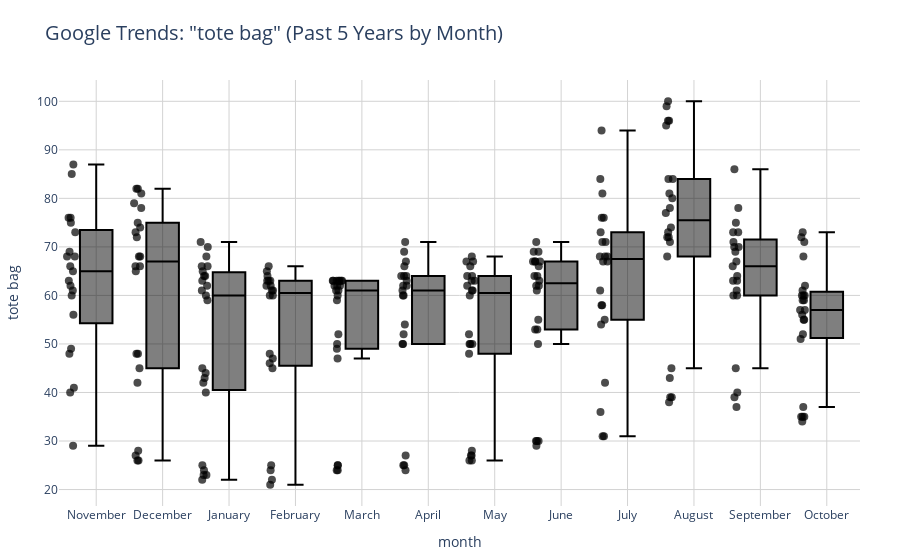

Source (notebook cell):
### Code cell
import pandas as pd
from pytrends.request import TrendReq
import plotly.express as px

# 1. Connect to Google Trends
pytrends = TrendReq(hl='en-US', tz=0)

# 2. Set keyword and timeframe for the past 5 years
keyword = ["tote bag"]
pytrends.build_payload(keyword, timeframe="today 5-y", geo="", gprop="")

# 3. Fetch interest over time
df = pytrends.interest_over_time()
df = df.reset_index()

# 4. Extract month
df['month'] = df['date'].dt.month_name()
df['year'] = df['date'].dt.year

# 5. Order months
months_order = ['January', 'February', 'March', 'April', 'May', 'June',
                'July', 'August', 'September', 'October', 'November', 'December']
df['month'] = pd.Categorical(df['month'], categories=months_order, ordered=True)

# 6. Create boxplot per month
fig = px.box(df, x='month', y='tote bag', points='all',  # 'all' shows all data points
             hover_data=['year', 'date'],
             title='Google Trends: "tote bag" (Past 5 Years by Month)')

# 7. Customize colors and layout
fig.update_traces(marker=dict(color='black', size=8, opacity=0.7),
                  line=dict(color='black', width=2))

fig.update_layout(
    plot_bgcolor='white',
    paper_bgcolor='white',
    xaxis=dict(showline=False, showgrid=True, gridcolor='lightgray', zeroline=False),
    yaxis=dict(showline=False, showgrid=True, gridcolor='lightgray', zeroline=False),
    title=dict(font=dict(size=20)),
    margin=dict(l=40, r=40, t=80, b=40)
)

fig.show()

### Figure 1 — Plotly figure (JSON) as saved in the notebook; plotly's stock layout.template omitted (floating-point values rounded to 4 significant figures; data arrays with more than 128 entries replaced by an {"elided": "..."} marker saying what was removed)
{"data": [{"alignmentgroup": "True", "boxpoints": "all", "customdata": {"elided": "261x2 mixed values"}, "hovertemplate": "month=%{x}<br>tote bag=%{y}<br>year=%{customdata[0]}<br>date=%{customdata[1]}<extra></extra>", "legendgroup": "", "line": {"color": "black", "width": 2}, "marker": {"color": "black", "opacity": 0.7, "size": 8}, "name": "", "notched": false, "offsetgroup": "", "orientation": "v", "showlegend": false, "type": "box", "x": {"elided": "261 str values"}, "x0": " ", "xaxis": "x", "y": {"elided": "261 int values"}, "y0": " ", "yaxis": "y"}], "layout": {"boxmode": "group", "legend": {"tracegroupgap": 0}, "margin": {"b": 40, "l": 40, "r": 40, "t": 80}, "paper_bgcolor": "white", "plot_bgcolor": "white", "title": {"font": {"size": 20}, "text": "Google Trends: \"tote bag\" (Past 5 Years by Month)"}, "xaxis": {"anchor": "y", "domain": [0, 1], "gridcolor": "lightgray", "showgrid": true, "showline": false, "title": {"text": "month"}, "zeroline": false}, "yaxis": {"anchor": "x", "domain": [0, 1], "gridcolor": "lightgray", "showgrid": true, "showline": false, "title": {"text": "tote bag"}, "zeroline": false}}}
